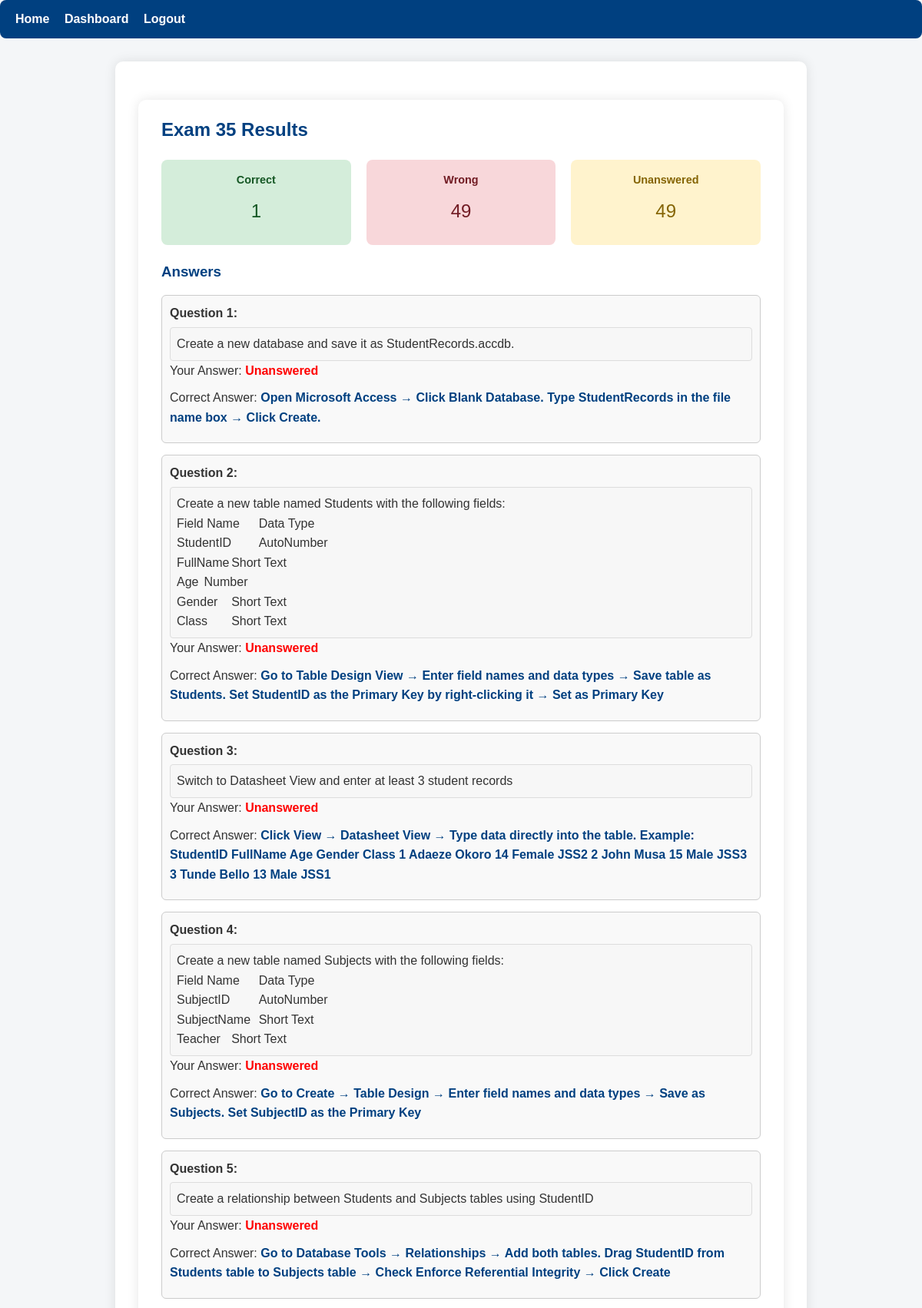
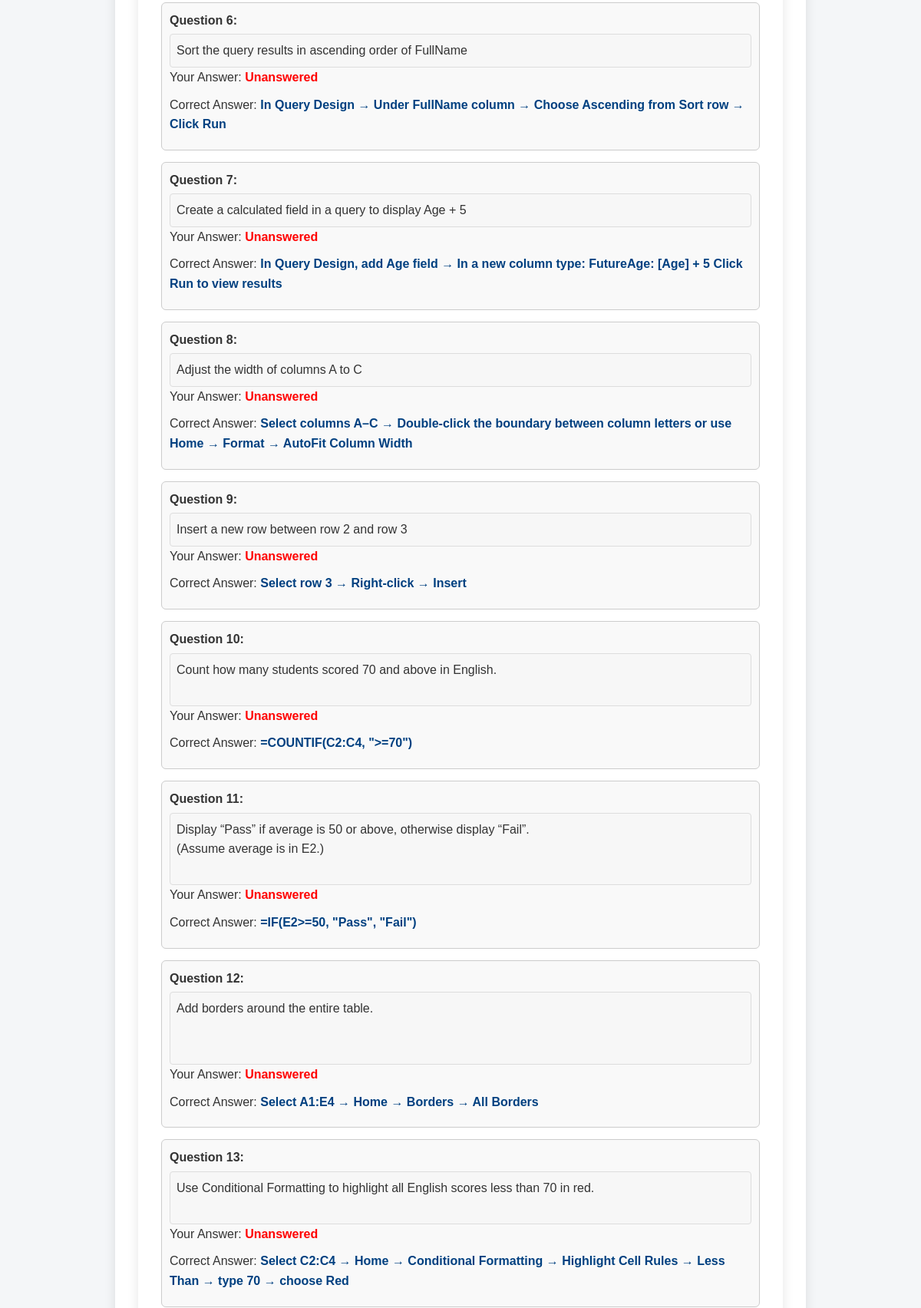
Page /results/35 (signed in, upper part) on the committed database (2 pictures, top to bottom).
### app.py (models this page shows)
class Exam(db.Model):
    __tablename__ = "exams"
    id = db.Column(db.Integer, primary_key=True)
    student_id = db.Column(db.Integer, db.ForeignKey("students.id"), nullable=False)
    start_time = db.Column(db.DateTime, default=datetime.utcnow)
    end_time = db.Column(db.DateTime)
    total_score = db.Column(db.Float, default=0)
    status = db.Column(db.String(20), default="active")
    duration_minutes = db.Column(db.Integer, default=30)
    created_at = db.Column(db.DateTime, default=datetime.utcnow)
    student = db.relationship("Student", backref="exams")

class Question(db.Model):
    __tablename__ = "questions"
    id = db.Column(db.Integer, primary_key=True)
    question_text = db.Column(db.Text, nullable=False)
    model_answer = db.Column(db.Text, nullable=False)
    created_at = db.Column(db.DateTime, default=datetime.utcnow)

### app.py (the view)
@app.route("/results/<int:exam_id>")
@login_required_student
def results_page(exam_id):
    exam = Exam.query.get_or_404(exam_id)
    if exam.student_id != session["student_id"]:
        abort(403)
    answers = ExamAnswer.query.filter_by(exam_id=exam_id).all()
    results = []
    for a in answers:
        q = Question.query.get(a.question_id)
        results.append({
            "question_id": q.id,
            "question_text": q.question_text,
            "student_answer": a.student_answer,
            "correct_answer": q.model_answer,  # use model_answer here
            "is_correct": a.is_correct,
            "score": a.score
        })
    return render_template("results.html", exam=exam, results=results)

### app.py (called while the page is built)
def login_required_student(f):
    @wraps(f)
    def decorated(*args, **kwargs):
        if "student_id" not in session:
            flash("Please log in to continue.", "warning")
            return redirect(url_for("login"))
        return f(*args, **kwargs)
    return decorated

### templates/results.html (shortened to what this page needs)
{% extends "base.html" %}
{% block content %}
<div class="container results-page">
    <h2>Exam {{ exam.id }} Results</h2>
    <div class="summary-container" style="display:flex; gap:20px; margin:20px 0;">
        <div class="summary-box correct-box" style="flex:1; background:#d4edda; color:#155724; padding:15px; border-radius:8px; text-align:center;">
            <p class="summary-title" style="font-weight:bold;">Correct</p>
            <p class="summary-value" style="font-size:24px; margin-top:5px;">
                {{ results|selectattr('is_correct', 'equalto', true)|list|length }}
            </p>
        </div>
        <div class="summary-box wrong-box" style="flex:1; background:#f8d7da; color:#721c24; padding:15px; border-radius:8px; text-align:center;">
            <p class="summary-title" style="font-weight:bold;">Wrong</p>
            <p class="summary-value" style="font-size:24px; margin-top:5px;">
                {{ results|selectattr('is_correct', 'equalto', false)|list|length }}
            </p>
        </div>
        <div class="summary-box unanswered-box" style="flex:1; background:#fff3cd; color:#856404; padding:15px; border-radius:8px; text-align:center;">
            <p class="summary-title" style="font-weight:bold;">Unanswered</p>
            <p class="summary-value" style="font-size:24px; margin-top:5px;">
                {{ results|selectattr('student_answer', 'equalto', '')|list|length }}
            </p>
        </div>
    </div>
    <h3>Answers</h3>
    <ul style="list-style:none; padding-left:0;">
        {% for r in results %}
        <li style="margin-bottom:15px; padding:10px; border-radius:6px; border:1px solid #ccc; background:#f9f9f9;">
            <p style="margin-bottom:5px; font-weight:bold;">Question {{ loop.index }}:</p>
            <pre style="white-space: pre-wrap; font-family:inherit; background:#f7f7f7; padding:8px; border-radius:4px; border:1px solid #ddd;">{{ r.question_text }}</pre>
            <p>Your Answer: <span style="font-weight:bold; color:{{ 'green' if r.is_correct else 'red' }};">{{ r.student_answer if r.student_answer else 'Unanswered' }}</span></p>
            <p>Correct Answer: <span style="font-weight:bold; color:#004080;">{{ r.correct_answer }}</span></p>
        </li>
        {% endfor %}
    </ul>
</div>
{% endblock %}

### static/css/style.css (style rules this page uses)
* { box-sizing: border-box; margin: 0; padding: 0; font-family: Arial, sans-serif; }
body { background-color: #f4f6f8; color: #333; line-height: 1.6; }
.container { max-width: 900px; margin: 30px auto; background-color: #fff; padding: 20px 30px; border-radius: 10px; box-shadow: 0 0 15px rgba(0,0,0,0.1); }
h1, h2, h3 { margin-bottom: 15px; color: #004080; }
p { margin-bottom: 10px; }
ul { list-style-type: none; margin: 10px 0; padding-left: 0; }
ul li { background-color: #e7f0ff; padding: 10px; margin-bottom: 8px; border-radius: 6px; }
.correct-box { background-color: #28a745; }
.wrong-box { background-color: #dc3545; }
.unanswered-box { background-color: #6c757d; }
.summary-title { font-size: 0.9rem; }
.summary-value { font-size: 1.5rem; margin-top:5px; }

### rows in the picture
Exam: id "35"
Question: question_text "Create a new database and save it as StudentRecords.accdb.", correct_answer "Open Microsoft Access → Click Blank Database. Type StudentRecords in the file name box → Click Create."
Question: question_text "Create a new table named Students with the following fields: Field Name Data Type StudentID AutoNumber FullName Short Text Age Number Gender Short Text Class Short Text", correct_answer "Go to Table Design View → Enter field names and data types → Save table as Students. Set StudentID as the Primary Key by right-clicking it → Set as Primary Key"
Question: question_text "Switch to Datasheet View and enter at least 3 student records", correct_answer "Click View → Datasheet View → Type data directly into the table. Example: StudentID FullName Age Gender Class 1 Adaeze Okoro 14 Female JSS2 2 John Musa 15 Male JSS3 3 Tunde Bello 13 Male JSS1"
Question: question_text "Create a new table named Subjects with the following fields: Field Name Data Type SubjectID AutoNumber SubjectName Short Text Teacher Short Text", correct_answer "Go to Create → Table Design → Enter field names and data types → Save as Subjects. Set SubjectID as the Primary Key"
Question: question_text "Create a relationship between Students and Subjects tables using StudentID", correct_answer "Go to Database Tools → Relationships → Add both tables. Drag StudentID from Students table to Subjects table → Check Enforce Referential Integrity → Click Create"
Question: question_text "Sort the query results in ascending order of FullName", correct_answer "In Query Design → Under FullName column → Choose Ascending from Sort row → Click Run"
Question: question_text "Create a calculated field in a query to display Age + 5", correct_answer "In Query Design, add Age field → In a new column type: FutureAge: [Age] + 5 Click Run to view results"
Question: question_text "Adjust the width of columns A to C", correct_answer "Select columns A–C → Double-click the boundary between column letters or use Home → Format → AutoFit Column Width"
Question: question_text "Insert a new row between row 2 and row 3", correct_answer "Select row 3 → Right-click → Insert"
Question: question_text "Count how many students scored 70 and above in English.", correct_answer "=COUNTIF(C2:C4, \">=70\")"
Question: question_text "Display “Pass” if average is 50 or above, otherwise display “Fail”. (Assume average is in E2.)", correct_answer "=IF(E2>=50, \"Pass\", \"Fail\")"
Question: question_text "Add borders around the entire table.", correct_answer "Select A1:E4 → Home → Borders → All Borders"
Question: question_text "Use Conditional Formatting to highlight all English scores less than 70 in red.", correct_answer "Select C2:C4 → Home → Conditional Formatting → Highlight Cell Rules → Less Than → type 70 → choose Red"

### other values in the picture
{{ results|selectattr('is_correct', 'equalto', true)|list|length }} "1"
{{ results|selectattr('is_correct', 'equalto', false)|list|length }} "49"
{{ results|selectattr('student_answer', 'equalto', '')|list|length }} "49"
{{ r.student_answer if r.student_answer else 'Unanswered' }} "Unanswered" "Unanswered" "Unanswered" "Unanswered" "Unanswered" "Unanswered" "Unanswered" "Unanswered" "Unanswered" "Unanswered" "Unanswered" "Unanswered" "Unanswered"
